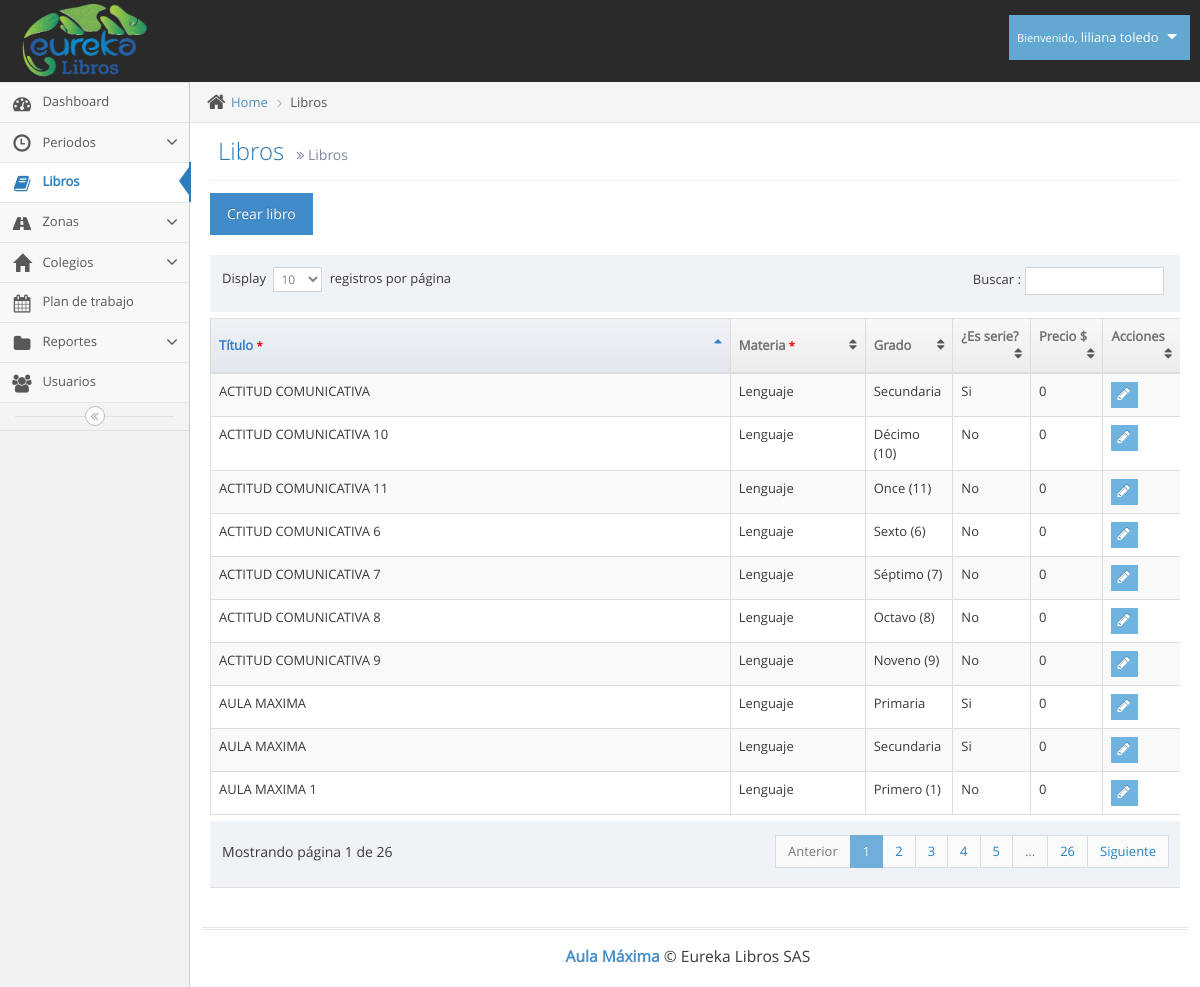
The app's page /libros.php (signed in) with its own data.
### tables this page shows
CREATE TABLE IF NOT EXISTS `usuarios` (
`id` int(11) NOT NULL,
  `tipo` int(11) NOT NULL,
  `id_pais` int(11) NOT NULL,
  `cedula` varchar(12) NOT NULL,
  `nombres` varchar(100) NOT NULL,
  `apellidos` varchar(100) NOT NULL,
  `telefono` varchar(12) NOT NULL,
  `direccion` varchar(100) NOT NULL,
  `correo` varchar(100) NOT NULL,
  `clave` varchar(100) NOT NULL,
  `cod_zona` varchar(10) NOT NULL
);

CREATE TABLE IF NOT EXISTS `libros` (
`id` int(11) NOT NULL,
  `id_materia` int(11) NOT NULL,
  `id_grado` int(11) NOT NULL,
  `libro` varchar(200) NOT NULL,
  `precio` decimal(10,0) NOT NULL,
  `pri_sec` int(11) NOT NULL
);

CREATE TABLE IF NOT EXISTS `materias` (
`id` int(11) NOT NULL,
  `materia` varchar(100) NOT NULL
);

CREATE TABLE IF NOT EXISTS `grados` (
`id` int(11) NOT NULL,
  `grado` varchar(20) NOT NULL
);

### libros.php (the view, shortened to what this page needs)
<!DOCTYPE html>
<html lang="es">
	<head>
		<link rel="stylesheet" href="assets/css/bootstrap.min.css" />
		<link rel="stylesheet" href="assets/font-awesome/4.5.0/css/font-awesome.min.css" />
		<link rel="stylesheet" href="assets/css/jquery-ui.min.css" />
		<link rel="stylesheet" href="assets/css/bootstrap-datepicker3.min.css" />
		<link href="assets/js/dataTables/dataTables.bootstrap.css" rel="stylesheet" />
		<link rel="stylesheet" href="assets/css/ace.min.css" class="ace-main-stylesheet" id="main-ace-style" />
		<link rel="stylesheet" href="assets/css/ace-skins.min.css" />
		<link rel="stylesheet" href="assets/css/ace-rtl.min.css" />
	</head>
	<body class="no-skin">
		<?php include("template/nav.php"); ?>
		<div class="main-container ace-save-state" id="main-container">
			<?php include("template/sidebar.php"); ?>
			<div class="main-content">
				<div class="main-content-inner">
					<div class="breadcrumbs ace-save-state" id="breadcrumbs">
						<ul class="breadcrumb">
							<li>
								<i class="ace-icon fa fa-home home-icon"></i>
								<a href="#">Home</a>
							</li>
							<li class="active">Libros</li>
						</ul>
					</div>
					<div class="page-content">
						<div class="page-header">
							<h1>
								Libros
								<small>
									<i class="ace-icon fa fa-angle-double-right"></i>
									Libros
								</small>
							</h1>
						</div>
						<div class="row">
							<div class="col-xs-12">
							<button class="btn btn-primary" data-toggle="modal" data-target="#ModalAdd">Crear libro</button><br><br>
							<?php
                                include("conexion/bdd.php");
                                $sql = "SELECT l.libro, l.id_grado, l.pri_sec, l.precio, m.materia, g.grado FROM libros l JOIN materias m ON l.id_materia=m.id JOIN grados g ON l.id_grado=g.id";
								$req = $bdd->prepare($sql);
								$req->execute();
								$libros = $req->fetchAll();
                            ?>
                            <div class="table-responsive">
                                <table class="table table-striped table-bordered table-hover" id="dataTables-example">
                                    <thead>
                                        <tr>
                                            <th>Título <small style="color: red;">*</small></th>
                                            <th>Materia <small style="color: red;">*</small></th>
                                            <th>Grado</th>
                                            <th>¿Es serie?</th>
                                            <th>Precio $</th>
                                            <th>Acciones</th>
                                        </tr>
                                    </thead>
                                    <tbody>
                                        <?php
                                        	foreach($libros as $libro) {
                                                echo'<tr class="odd gradeX">';
                                                echo'<td class="">'.$libro["libro"].'</td>';
                                                echo'<td class="">'.$libro["materia"].'</td>';
                                                echo'<td class="">'.$libro["grado"].'</td>';
                                                if ($libro["id_grado"] == 15 || $libro["id_grado"] == 16) {
                                                	echo'<td class="">Si</td>';
                                                } else {
                                                	echo'<td class="">No</td>';
                                                }
                                                echo'<td class="">'.$libro["precio"].'</td>';
                                                echo '<td>
														<div class="hidden-sm hidden-xs btn-group">
															<button class="btn btn-xs btn-info">
																<i class="ace-icon fa fa-pencil bigger-120"></i>
															</button>
														</div>
														<div class="hidden-md hidden-lg">
															<div class="inline pos-rel">
																<a class="btn btn-minier btn-primary dropdown-toggle" data-toggle="dropdown" data-position="auto">
																	<i class="ace-icon fa fa-cog icon-only bigger-110"></i>
																</a>
																<ul class="dropdown-menu dropdown-only-icon dropdown-yellow dropdown-menu-right dropdown-caret dropdown-close">
																	<li>
																		<button class="tooltip-success" data-rel="tooltip" title="Edit">
																			<span class="green">
																				<i class="ace-icon fa fa-pencil-square-o bigger-120"></i>
																			</span>
																		</button>
																		<input type="hidden" name="id_usuario" value="">
																	</li></form>
																</ul>
															</div>
														</div>
													</td>';
                                            }
                                         ?>
                                        </tr>
                                    </tbody>
                                </table>
                            </div>
							</div>
						</div>
					</div>
				</div>
			</div>
			<div class="footer">
				<div class="footer-inner">
					<div class="footer-content">
						<span class="bigger-120">
							<span class="blue bolder">Aula Máxima</span>
							 &copy; Eureka Libros SAS
						</span>
					</div>
				</div>
			</div>
		</div>
	</body>
</html>

### template/nav.php (shortened to what this page needs)
<div id="navbar" class="navbar navbar-default          ace-save-state">
			<div class="navbar-container ace-save-state" id="navbar-container">
				<div class="navbar-header pull-left">
					<a href="index.php" class="navbar-brand">
						<small>
							<img src="assets/images/logo_eureka.png" alt="" class="" height="80px" width="125px">
						</small>
					</a>
				</div>
				<div class="navbar-buttons navbar-header pull-right" role="navigation">
					<ul class="nav ace-nav">
						<li class="light-blue dropdown-modal">
							<a data-toggle="dropdown" href="#" class="dropdown-toggle">
								<?php
									require_once('conexion/bdd.php');
									$sql = "SELECT nombres,apellidos FROM usuarios WHERE id='".$_SESSION['id']."'";
									$req = $bdd->prepare($sql);
									$req->execute();
									$usuario = $req->fetch();
									$nombre_completo=$usuario["nombres"]." ".$usuario["apellidos"];
								?>
									<small>Bienvenido,</small>
									<?php echo $nombre_completo; ?>
								<i class="ace-icon fa fa-caret-down"></i>
							</a>
						</li>
					</ul>
				</div>
			</div>
		</div>

### template/sidebar.php (shortened to what this page needs)
<div id="sidebar" class="sidebar                  responsive                    ace-save-state sidebar-fixed sidebar-scroll">
				<ul class="nav nav-list">
					<li class="inicio">
						<a href="index.php">
							<i class="menu-icon fa fa-tachometer"></i>
							<span class="menu-text"> Dashboard </span>
						</a>
					</li>
					<?php if ( ($_SESSION["tipo"] ==1) ) {?>
					<li class="abrir_periodos">
						<a href="#" class="dropdown-toggle">
							<i class="menu-icon glyphicon glyphicon-time"></i>
							<span class="menu-text"> Periodos </span>
							<b class="arrow fa fa-angle-down"></b>
						</a>
						<li class="libros">
								<a href="libros.php">
									<i class="menu-icon fa fa-book"></i>
									<span class="menu-text">
										Libros
									</span>
								</a>
							</li>
					</li>
					<?php } ?>
					<?php if ( ($_SESSION["tipo"] ==1) ) {?>
					<li class="abrir_zonas">
						<a href="#" class="dropdown-toggle">
							<i class="menu-icon fa fa-road"></i>
							<span class="menu-text"> Zonas </span>
							<b class="arrow fa fa-angle-down"></b>
						</a>
					</li>
					<?php } ?>
					<li class="abrir_colegios">
						<a href="#" class="dropdown-toggle">
							<i class="menu-icon glyphicon glyphicon-home"></i>
							<span class="menu-text"> Colegios </span>
							<b class="arrow fa fa-angle-down"></b>
						</a>
					</li>
					<li class="plan_trabajo">
						<a href="calendar.php">
							<i class="menu-icon fa fa-calendar"></i>
							<span class="menu-text">
								Plan de trabajo
							</span>
						</a>
					</li>
					<li class="abrir_reportes">
						<a href="#" class="dropdown-toggle">
							<i class="menu-icon fa fa-folder"></i>
							<span class="menu-text"> Reportes </span>
							<b class="arrow fa fa-angle-down"></b>
						</a>
						</li>
					</ul>
					<?php if ( ($_SESSION["tipo"] ==1) ) {?>
							<li class="usuarios">
								<a href="usuarios.php">
									<i class="menu-icon fa fa-users"></i>
									<span class="menu-text">
										Usuarios
									</span>
								</a>
							</li>
						<?php } ?>
				<div class="sidebar-toggle sidebar-collapse" id="sidebar-collapse">
					<i id="sidebar-toggle-icon" class="ace-icon fa fa-angle-double-left ace-save-state" data-icon1="ace-icon fa fa-angle-double-left" data-icon2="ace-icon fa fa-angle-double-right"></i>
				</div>
			</div>

### records on screen
usuarios: nombre_completo "liliana toledo"
libros: libro "AULA MAXIMA 1", id_materia.materia "Lenguaje", id_grado.grado "Primero (1)", shows "No", precio "0"
libros: libro "AULA MAXIMA", id_materia.materia "Lenguaje", id_grado.grado "Primaria", shows "Si", precio "0"
libros: libro "AULA MAXIMA", id_materia.materia "Lenguaje", id_grado.grado "Secundaria", shows "Si", precio "0"
libros: libro "ACTITUD COMUNICATIVA 6", id_materia.materia "Lenguaje", id_grado.grado "Sexto (6)", shows "No", precio "0"
libros: libro "ACTITUD COMUNICATIVA 7", id_materia.materia "Lenguaje", id_grado.grado "Séptimo (7)", shows "No", precio "0"
libros: libro "ACTITUD COMUNICATIVA 8", id_materia.materia "Lenguaje", id_grado.grado "Octavo (8)", shows "No", precio "0"
libros: libro "ACTITUD COMUNICATIVA 9", id_materia.materia "Lenguaje", id_grado.grado "Noveno (9)", precio "0"
libros: libro "ACTITUD COMUNICATIVA 10", id_materia.materia "Lenguaje", id_grado.grado "Décimo (10)", shows "No", precio "0"
libros: libro "ACTITUD COMUNICATIVA 11", id_materia.materia "Lenguaje", id_grado.grado "Once (11)", shows "No", precio "0"
libros: libro "ACTITUD COMUNICATIVA", id_materia.materia "Lenguaje", id_grado.grado "Secundaria", shows "Si", precio "0"
